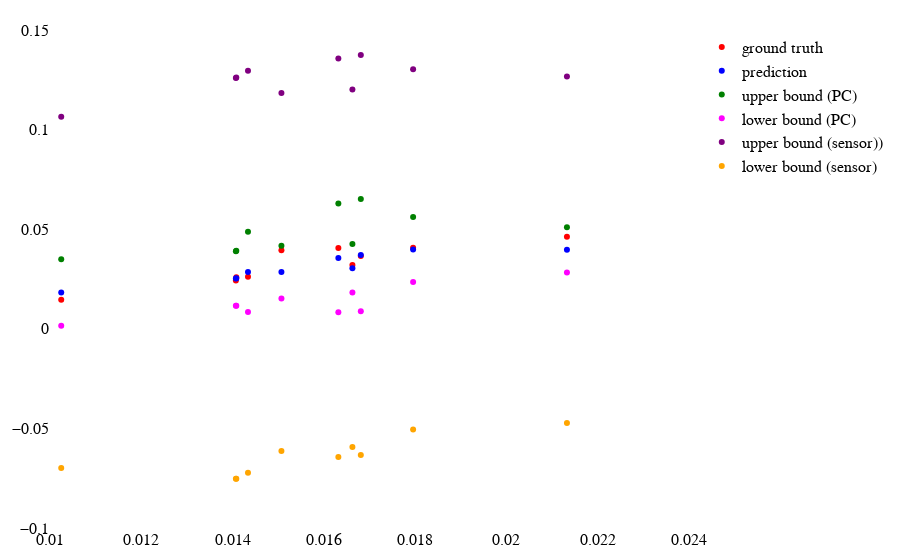

Here is the notebook cell this chart was saved with:
### Markdown cell above
# VI GRAPH

### Code cell
# use plotly to visualize the data and confidence interval - 2D

fig_gpr2d = go.Figure()

# font setting, font times new roman, size 12, bold
fig_gpr2d.update_layout(font = dict(family = 'Times New Roman', size = 16, color = 'black'))

# limit the x-axis and y-axis
xmin = 0.01
xmax = 0.025
ymin = -0.10
ymax = 0.15
fig_gpr2d.update_layout(xaxis=dict(range=[0.01, 0.024]))
fig_gpr2d.update_layout(yaxis=dict(range=[-0.10, 0.15]))

# margins
fig_gpr2d.update_layout(margin=dict(l=40, r=40, t=30, b=20))

# background color
fig_gpr2d.update_layout(paper_bgcolor="white")

# plot background color
fig_gpr2d.update_layout(plot_bgcolor="rgba(0,0,0,0)")

# fig_gpr2d.update_layout(
#     # Set font family and size for all text elements
#     font = dict(family = 'Times New Roman', size = 16, color = 'black'),

#     # Set margins around the plot
#     margin=dict(l=40, r=40, t=30, b=20),

#     # Set background color to white
#     paper_bgcolor="white",

#     # Set plot background color to transparent (no background fill)
#     plot_bgcolor="rgba(0,0,0,0)",

#     # Set x-axis title
#     xaxis=dict(
#         title=dict(text="X-Axis Title", font=dict(size=12)),
#         showline=True,
#         linewidth=1,
#         tickfont=dict(size=10),
#         tickmode="linear",
#         tick0=0,
#         dtick=1,
#         range=[xmin, xmax],  # Set x-axis range
#     ),

#     # Set y-axis title
#     yaxis=dict(
#         title=dict(text="Y-Axis Title", font=dict(size=12)),
#         showline=True,
#         linewidth=1,
#         tickfont=dict(size=10),
#         tickmode="linear",
#         tick0=0,
#         dtick=1,
#         range=[ymin, ymax],  # Set y-axis range
#     ),

#     # # Add legend (if needed)
#     # legend=dict(
#     #     orientation="h",
#     #     justification="left",
#     #     bordercolor="gray",
#     #     borderwidth=1,
#     #     font=dict(size=10),
#     #     xanchor=0.5,
#     #     yanchor="top",
#     #     x=0.01,
#     #     y=1,
#     # ),
# )

# add the ground truth data
fig_gpr2d.add_trace(go.Scatter(x = PRED_IN[:, 1], y = PRED_GT[:, 0], mode = 'markers', name = 'ground truth', marker = dict(color = 'red')))

# add the predicted data
fig_gpr2d.add_trace(go.Scatter(x = PRED_IN[:, 1], y = PRED_OUT[:, 0], mode = 'markers', name = 'prediction', marker = dict(color = 'blue')))

# add upper bound from PC
fig_gpr2d.add_trace(go.Scatter(x = PRED_IN[:, 1], y = PRED_OUT_UB[:, 0], mode = 'markers', name = 'upper bound (PC)', marker = dict(color = 'green')))

# add lower bound from PC
fig_gpr2d.add_trace(go.Scatter(x = PRED_IN[:, 1], y = PRED_OUT_LB[:, 0], mode = 'markers', name = 'lower bound (PC)', marker = dict(color = 'magenta')))

# add upper bound from sensor
fig_gpr2d.add_trace(go.Scatter(x = PRED_IN[:, 1], y = y_testpred_ub, mode = 'markers', name = 'upper bound (sensor))', marker = dict(color = 'purple')))

# add lower bound from sensor
fig_gpr2d.add_trace(go.Scatter(x = PRED_IN[:, 1], y = y_testpred_lb, mode = 'markers', name = 'lower bound (sensor)', marker = dict(color = 'orange')))

# show the plot
fig_gpr2d.show()

### Figure 1 — Plotly figure (JSON) as saved in the notebook; plotly's stock layout.template omitted (floating-point values rounded to 4 significant figures)
{"data": [{"marker": {"color": "red"}, "mode": "markers", "name": "ground truth", "type": "scatter", "x": [0.01434, 0.01407, 0.01408, 0.01681, 0.01632, 0.01025, 0.01663, 0.02133, 0.01507, 0.01796], "y": [0.02607, 0.0242, 0.02584, 0.03654, 0.04053, 0.01462, 0.03202, 0.0462, 0.03943, 0.04069]}, {"marker": {"color": "blue"}, "mode": "markers", "name": "prediction", "type": "scatter", "x": [0.01434, 0.01407, 0.01408, 0.01681, 0.01632, 0.01025, 0.01663, 0.02133, 0.01507, 0.01796], "y": [0.02856, 0.02528, 0.02538, 0.03701, 0.0356, 0.01825, 0.03038, 0.03966, 0.02846, 0.03984]}, {"marker": {"color": "green"}, "mode": "markers", "name": "upper bound (PC)", "type": "scatter", "x": [0.01434, 0.01407, 0.01408, 0.01681, 0.01632, 0.01025, 0.01663, 0.02133, 0.01507, 0.01796], "y": [0.04873, 0.03894, 0.03923, 0.06519, 0.06288, 0.03496, 0.0426, 0.05101, 0.04169, 0.05612]}, {"marker": {"color": "magenta"}, "mode": "markers", "name": "lower bound (PC)", "type": "scatter", "x": [0.01434, 0.01407, 0.01408, 0.01681, 0.01632, 0.01025, 0.01663, 0.02133, 0.01507, 0.01796], "y": [0.008392, 0.01161, 0.01153, 0.008838, 0.008317, 0.001533, 0.01817, 0.0283, 0.01523, 0.02355]}, {"marker": {"color": "purple"}, "mode": "markers", "name": "upper bound (sensor))", "type": "scatter", "x": [0.01434, 0.01407, 0.01408, 0.01681, 0.01632, 0.01025, 0.01663, 0.02133, 0.01507, 0.01796], "y": [0.1295, 0.1259, 0.1262, 0.1374, 0.1356, 0.1065, 0.1202, 0.1267, 0.1184, 0.1303]}, {"marker": {"color": "orange"}, "mode": "markers", "name": "lower bound (sensor)", "type": "scatter", "x": [0.01434, 0.01407, 0.01408, 0.01681, 0.01632, 0.01025, 0.01663, 0.02133, 0.01507, 0.01796], "y": [-0.07224, -0.07527, -0.07531, -0.06331, -0.06438, -0.06986, -0.05931, -0.04723, -0.06134, -0.05056]}], "layout": {"font": {"color": "black", "family": "Times New Roman", "size": 16}, "margin": {"b": 20, "l": 40, "r": 40, "t": 30}, "paper_bgcolor": "white", "plot_bgcolor": "rgba(0,0,0,0)", "xaxis": {"range": [0.01, 0.024]}, "yaxis": {"range": [-0.1, 0.15]}}}
